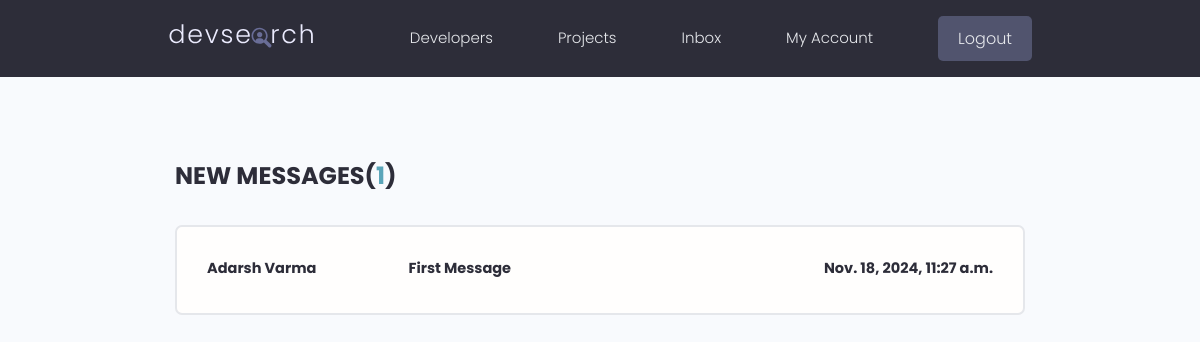
The app's page /inbox/ (signed in), older data.
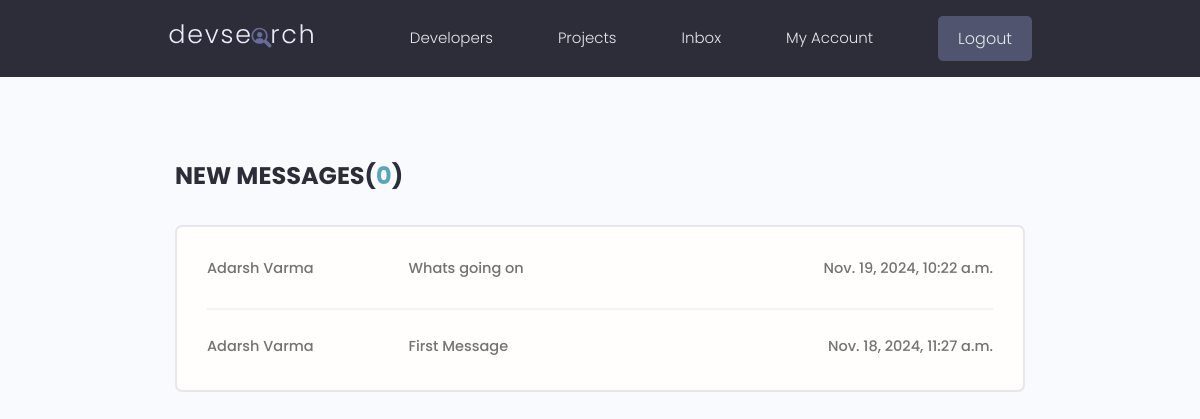
The same page, newer data.
### users/models.py (models this page shows, shortened)
class Message(models.Model):
    sender = models.ForeignKey(Profile, related_name='sent_messages', on_delete=models.SET_NULL, null=True, blank=True)
    recipient = models.ForeignKey(Profile, related_name='received_messages', on_delete=models.SET_NULL, null=True, blank=True)
    name = models.CharField(max_length=200, null=True, blank=True)
    email = models.EmailField(max_length=200, null=True, blank=True)
    subject = models.CharField(max_length=200, null=True, blank=True)
    body = models.TextField()
    created = models.DateTimeField(auto_now_add=True)
    id = models.UUIDField(default=uuid.uuid4, unique=True, primary_key=True, editable=False)
    is_read = models.BooleanField(default=False, null=True)
    class Meta:
        ordering = ['is_read', '-created']

### users/views.py (the view)
# urls.py: path('inbox/', inbox, name='inbox'),
@login_required(login_url='login')
def inbox(request):
    profile = request.user.profile
    messageRequests = profile.received_messages.all()
    unreadCount = messageRequests.filter(is_read=False).count()
    context = {'messageRequests':messageRequests, 'unreadCount':unreadCount}
    return render(request, 'users/inbox.html', context)

### users/templates/users/inbox.html
{% extends 'main.html' %}
{% block content %}
  <main class="inbox my-xl">
    <div class="content-box">
      <h3 class="inbox__title">New Messages(<span>{{unreadCount}}</span>)</h3>
      <ul class="messages">
        {% for message in messageRequests  %}
          {% if message.is_read == False %}
          <li class="message message--unread">
          {% else %}
          <li class="message">
          {% endif %}
            <a href="{% url 'message' message.id %}">
              <span class="message__author">{{message.name}}</span>
              <span class="message__subject">{{message.subject}}</span>
              <span class="message__date">{{message.created}}</span>
            </a>
          </li>
        {% endfor %}
      </ul>
    </div>
  </main>
  {% endblock content %}

Row changes from the older to the newer data that the page shows:
added Message: name "Adarsh Varma", subject "Whats going on", created "Nov. 19, 2024, 10:22 a.m."
changed Message "First Message": is_read False → True (drawn)
Text that changed along with them:
{{ unreadCount }}: "1" → "0"
